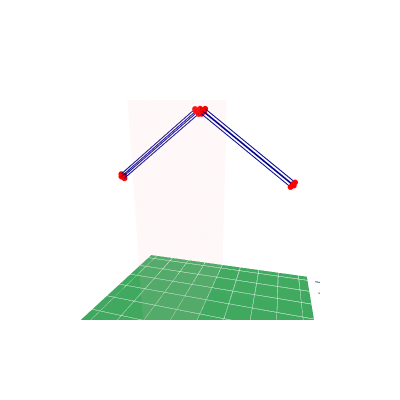

Source (notebook cell):
### Markdown cell above
### Example 4: Cage Vee Dipole

![Graph](img/CageVee_opt.png)

### Code cell
class CageVeeProblem(DipoleSingleOptProblem):
    
    def _make_design(self, x):
        half_el = make_linear_element((0,0,0),(0,0.5,0))
        half_el.extend( make_cage_element(0.5, x[0]+0.5, .2, .5, 4) )
        half_el = rot_x(half_el, np.deg2rad(x[1]))
        half_el = translate(half_el, (0,0,self.z))
        return half_el

cvproblem = CageVeeProblem(n_var=2, f_min=3.5, f_max=3.7, z=40,
                                segs_per_m=SEGS_PER_M, radius=AWG14RADIUS,
                                xl=np.array([17.0, -45]),
                                xu=np.array([23.0, 0]))
res = minimize(cvproblem, algorithm, termination, save_history=False, verbose=True)

print(f'Optimum length {res.X[0]:.1f}m, angle {res.X[1]:.1f}deg, max VSWR {res.F[0]:.2f}')
vswr_curve = res.pop.get('VSWR')[0]
plot_vswr_2([zip(cvproblem.freqs, vswr_curve)], tags=['80m Cage Vee'])

design = cvproblem._make_design(res.X)
wire_ant_visualize(design,(-22,22),(-22,22),(0,45),width=400, height=400)

### Figure 1 — Plotly figure (JSON) as saved in the notebook; plotly's stock layout.template omitted (floating-point values rounded to 4 significant figures)
{"data": [{"cmax": 1, "cmin": 0, "colorscale": [[0, "rgb(247,252,245)"], [0.125, "rgb(229,245,224)"], [0.25, "rgb(199,233,192)"], [0.375, "rgb(161,217,155)"], [0.5, "rgb(116,196,118)"], [0.625, "rgb(65,171,93)"], [0.75, "rgb(35,139,69)"], [0.875, "rgb(0,109,44)"], [1, "rgb(0,68,27)"]], "showscale": false, "surfacecolor": [[0.69, 0.69], [0.69, 0.69]], "type": "surface", "x": [-22, 22], "y": [-22, 22], "z": [[0, 0], [0, 0]]}, {"color": "lightpink", "hoverinfo": "skip", "i": [0, 0], "j": [1, 2], "k": [2, 3], "opacity": 0.1, "type": "mesh3d", "x": [-22, -22, 22, 22], "y": [0, 0, 0, 0], "z": [0, 45, 45, 0]}, {"line": {"color": "darkblue", "width": 2}, "marker": {"color": "red", "size": 2}, "name": "", "showlegend": false, "type": "scatter3d", "x": [0, 0], "y": [0, 0.3945], "z": [40, 39.69]}, {"line": {"color": "darkblue", "width": 2}, "marker": {"color": "red", "size": 2}, "name": "", "showlegend": false, "type": "scatter3d", "x": [0, 0, 0, 0], "y": [0.3945, 0.8595, 15.64, 15.49], "z": [39.69, 39.96, 28.46, 27.94]}, {"line": {"color": "darkblue", "width": 2}, "marker": {"color": "red", "size": 2}, "name": "", "showlegend": false, "type": "scatter3d", "x": [0, 0.5, 0.5, 0], "y": [0.3945, 0.5523, 15.33, 15.49], "z": [39.69, 39.57, 28.06, 27.94]}, {"line": {"color": "darkblue", "width": 2}, "marker": {"color": "red", "size": 2}, "name": "", "showlegend": false, "type": "scatter3d", "x": [0, 6.123e-17, 6.123e-17, 0], "y": [0.3945, 0.2452, 15.03, 15.49], "z": [39.69, 39.18, 27.67, 27.94]}, {"line": {"color": "darkblue", "width": 2}, "marker": {"color": "red", "size": 2}, "name": "", "showlegend": false, "type": "scatter3d", "x": [0, -0.5, -0.5, 0], "y": [0.3945, 0.5523, 15.33, 15.49], "z": [39.69, 39.57, 28.06, 27.94]}, {"line": {"color": "darkblue", "width": 2}, "marker": {"color": "red", "size": 2}, "name": "", "showlegend": false, "type": "scatter3d", "x": [0, 0], "y": [0, -0.3945], "z": [40, 39.69]}, {"line": {"color": "darkblue", "width": 2}, "marker": {"color": "red", "size": 2}, "name": "", "showlegend": false, "type": "scatter3d", "x": [0, 0, 0, 0], "y": [-0.3945, -0.8595, -15.64, -15.49], "z": [39.69, 39.96, 28.46, 27.94]}, {"line": {"color": "darkblue", "width": 2}, "marker": {"color": "red", "size": 2}, "name": "", "showlegend": false, "type": "scatter3d", "x": [0, -0.5, -0.5, 0], "y": [-0.3945, -0.5523, -15.33, -15.49], "z": [39.69, 39.57, 28.06, 27.94]}, {"line": {"color": "darkblue", "width": 2}, "marker": {"color": "red", "size": 2}, "name": "", "showlegend": false, "type": "scatter3d", "x": [0, -6.123e-17, -6.123e-17, 0], "y": [-0.3945, -0.2452, -15.03, -15.49], "z": [39.69, 39.18, 27.67, 27.94]}, {"line": {"color": "darkblue", "width": 2}, "marker": {"color": "red", "size": 2}, "name": "", "showlegend": false, "type": "scatter3d", "x": [0, 0.5, 0.5, 0], "y": [-0.3945, -0.5523, -15.33, -15.49], "z": [39.69, 39.57, 28.06, 27.94]}], "layout": {"autosize": false, "height": 400, "scene": {"aspectmode": "manual", "aspectratio": {"x": 1, "y": 1, "z": 1}, "camera": {"eye": {"x": 1, "y": 0.3, "z": 0.3}, "up": {"x": 0, "y": 0, "z": 1}}, "xaxis": {"range": [-22, 22], "showbackground": false}, "yaxis": {"range": [-22, 22], "showbackground": false}, "zaxis": {"range": [0, 45], "showbackground": false}}, "width": 400}}
